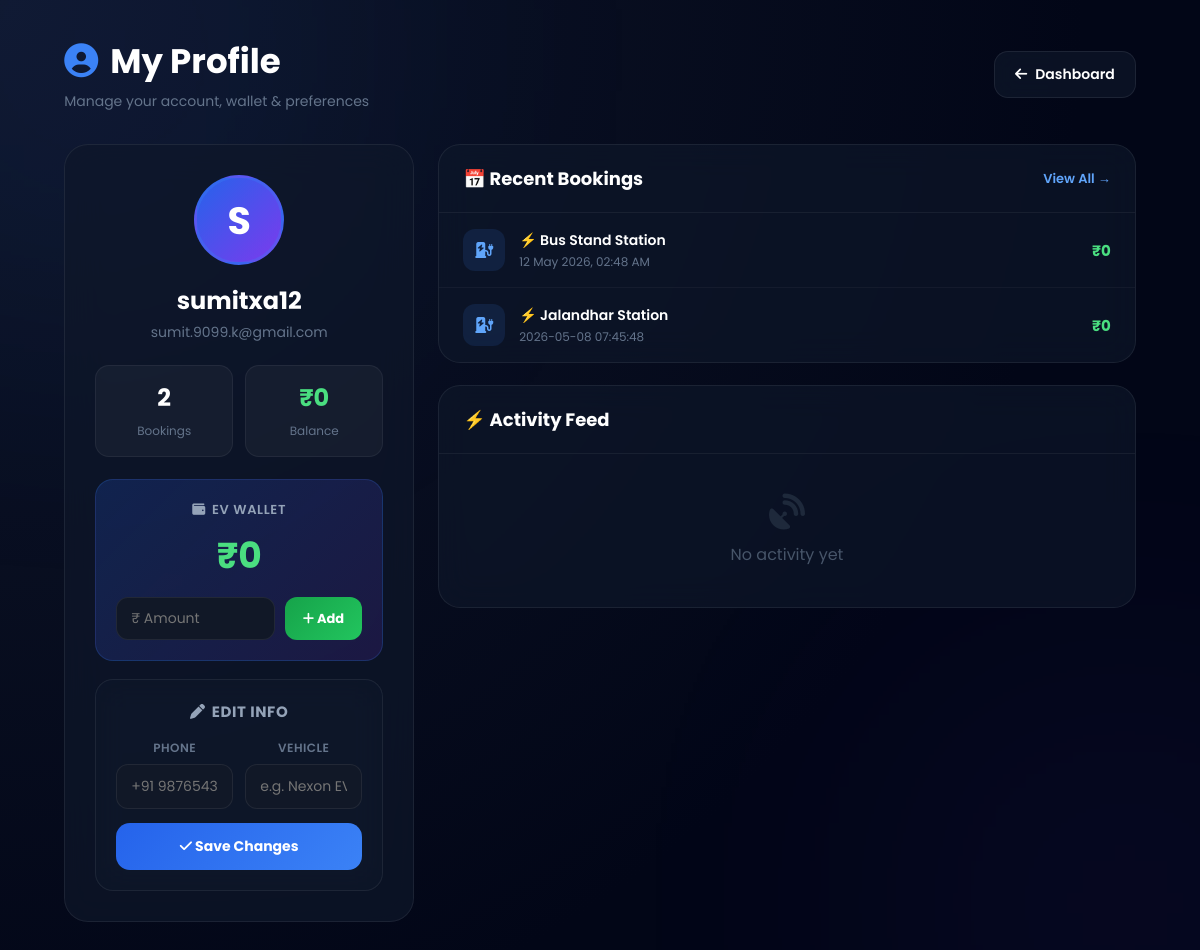
Screenshot of /profile (signed in) with the database file from the repository.
### tables this page shows
CREATE TABLE users (
    id INTEGER PRIMARY KEY AUTOINCREMENT,
    username TEXT UNIQUE,
    email TEXT UNIQUE,
    password TEXT
);

CREATE TABLE bookings (
    id INTEGER PRIMARY KEY AUTOINCREMENT,
    username TEXT,
    station_name TEXT,
    booking_time TEXT
);

### app.py (the view)
@app.route('/profile')
def profile():
    if 'user' not in session:
        return redirect('/login')
    conn = get_db_connection()
    user = conn.execute("SELECT * FROM users WHERE id=?", (session['user_id'],)).fetchone()
    bookings = conn.execute(
        "SELECT * FROM bookings WHERE username=? ORDER BY id DESC LIMIT 5",
        (session['user'],)
    ).fetchall()
    total_bookings = conn.execute(
        "SELECT COUNT(*) FROM bookings WHERE username=?", (session['user'],)
    ).fetchone()[0]
    conn.close()
    return render_template('profile.html', user=user, bookings=bookings, total_bookings=total_bookings)

### app.py (called while the page is built)
def get_db_connection():
    conn = sqlite3.connect(DATABASE)
    conn.row_factory = sqlite3.Row
    return conn

### profile.html (shortened to what this page needs)
<!DOCTYPE html>
<html lang="en">
<head>
    <link rel="stylesheet" href="https://cdnjs.cloudflare.com/ajax/libs/font-awesome/6.5.1/css/all.min.css"/>
</head>
<body>
<div class="container">
    <div class="topbar">
        <div>
            <h1><i class="fa-solid fa-user-circle" style="color:#3b82f6;margin-right:12px;"></i>My Profile</h1>
            <p>Manage your account, wallet & preferences</p>
        </div>
        <a href="/" class="back-btn"><i class="fa-solid fa-arrow-left"></i> Dashboard</a>
    </div>
    <div class="profile-grid">
        <div>
            <div class="profile-card" style="margin-bottom:20px;">
                <div class="avatar">{{ user.username[0]|upper }}</div>
                <h2>{{ user.username }}</h2>
                <p class="email">{{ user.email }}</p>
                <div class="profile-stats">
                    <div class="ps">
                        <h3>{{ total_bookings }}</h3>
                        <span>Bookings</span>
                    </div>
                    <div class="ps">
                        <h3 style="color:#4ade80;">₹{{ user.wallet or 0 }}</h3>
                        <span>Balance</span>
                    </div>
                </div>
                <div class="wallet-card">
                    <h3><i class="fa-solid fa-wallet" style="margin-right:6px;"></i>EV Wallet</h3>
                    <div class="balance">₹{{ user.wallet or 0 }}</div>
                    <form method="POST" action="/wallet-topup">
                        <div class="topup-form">
                            <input type="number" name="amount" placeholder="₹ Amount" min="50" max="5000" required>
                            <button type="submit" class="topup-btn"><i class="fa-solid fa-plus"></i> Add</button>
                        </div>
                    </form>
                </div>
                <div class="edit-card">
                    <h3><i class="fa-solid fa-pen" style="margin-right:6px;"></i>Edit Info</h3>
                    <form method="POST" action="/update-profile">
                        <div class="edit-form-row">
                            <div class="fg">
                                <label>Phone</label>
                                <input type="text" name="phone" value="{{ user.phone or '' }}" placeholder="+91 9876543210">
                            </div>
                            <div class="fg">
                                <label>Vehicle</label>
                                <input type="text" name="vehicle" value="{{ user.vehicle or '' }}" placeholder="e.g. Nexon EV">
                            </div>
                        </div>
                        <button type="submit" class="save-btn"><i class="fa-solid fa-check"></i> Save Changes</button>
                    </form>
                </div>
            </div>
        </div>
        <div class="right-col">
            <div class="section-card">
                <div class="sc-header">
                    <h2>📅 Recent Bookings</h2>
                    <a href="/bookings">View All →</a>
                </div>
                {% if bookings %}
                    {% for b in bookings %}
                    <div class="booking-item">
                        <div class="bi-left">
                            <div class="bi-icon"><i class="fa-solid fa-charging-station"></i></div>
                            <div>
                                <div class="bi-name">⚡ {{ b.station_name }}</div>
                                <div class="bi-time">{{ b.booking_time }} {% if b.slot %}· {{ b.slot }}{% endif %}</div>
                            </div>
                        </div>
                        <div class="bi-cost">₹{{ b.cost or 0 }}</div>
                    </div>
                    {% endfor %}
                {% else %}
                <div class="empty-state">
                    <i class="fa-solid fa-calendar-xmark"></i>
                    <p>No bookings yet</p>
                </div>
                {% endif %}
            </div>
            <div class="section-card">
                <div class="sc-header">
                    <h2>⚡ Activity Feed</h2>
                </div>
                <div id="activityFeed">
                </div>
            </div>
        </div>
    </div>
</div>
</body>
</html>

### rows the page displays
users: username "S", username "sumitxa12", email "sumit.9099.k@gmail.com"
bookings: station_name "Bus Stand Station", booking_time "12 May 2026, 02:48 AM", cost "0"
bookings: station_name "Jalandhar Station", booking_time "2026-05-08 07:45:48", cost "0"

### other values shown
{{ total_bookings }} "2"
{{ user.wallet or 0 }} "0"
